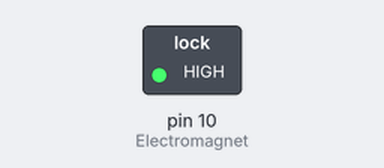
This sketch was run on a simulated Arduino Uno, built with avr-gcc and run on an emulated ATmega328P. Parts: switched loads named in the sketch (green lamp = pin HIGH).

Above: at 0.1 s.
Timing chart, 0 to 1.6 s (numbered marks = the images above):
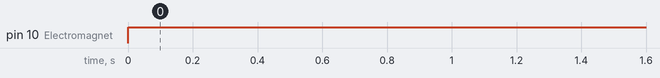

The sketch:

magnettest.ino
```cpp
int Electromagnet = 10;

// the setup routine runs once when you press reset:
void setup() {
  // initialize the digital pin as an output.
  pinMode(Electromagnet, OUTPUT);
}

// the loop routine runs over and over again forever:
void loop() {
  digitalWrite(Electromagnet, HIGH); // turn the Electromagnet on (HIGH is the voltage level)
  Serial.println("on");
  delay(9000);               // wait for a second
}
```

Measured:
- by itself, pin 10 (Electromagnet): LOW → HIGH at 0.00 s
